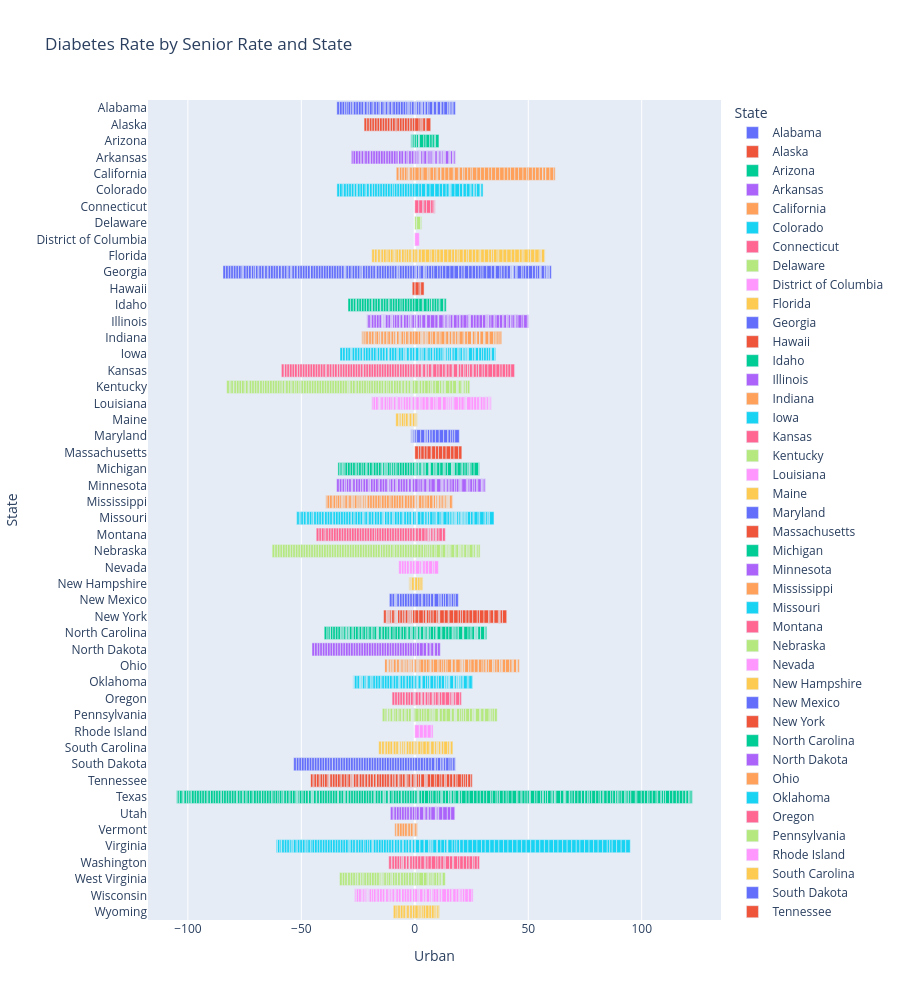

The cell this chart's notebook holds for it:
### Code cell
import plotly.express as px
fig = px.bar(
    df,
    x = 'Urban',
    y = 'State',
    color = 'State',
    title = "Diabetes Rate by Senior Rate and State",
)
fig.show()
